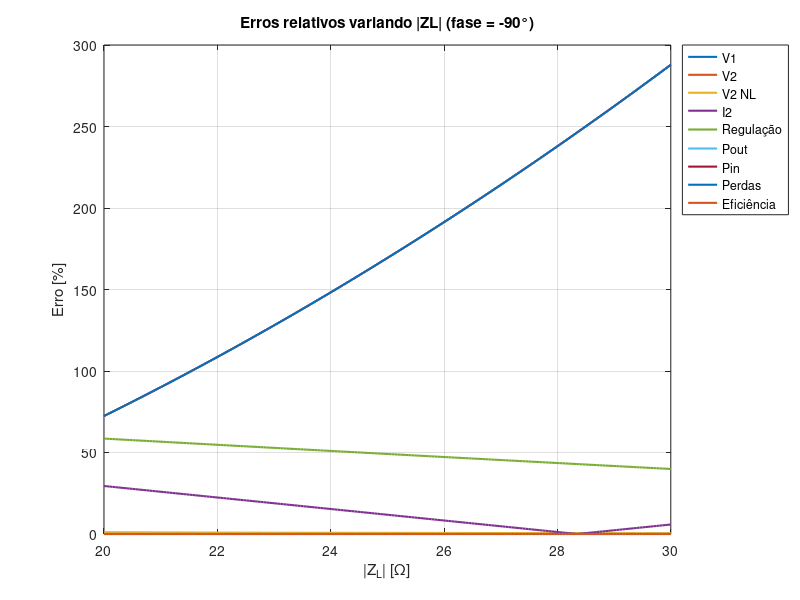
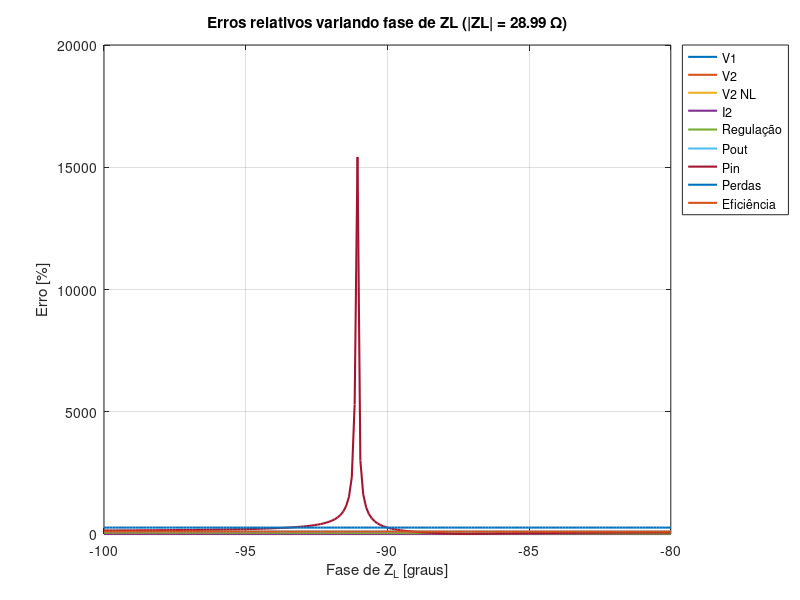

These figures' MATLAB source, in order:
clc; clear; close all;

% =================== Dados do Transformador ===================
f = 60;                 % Hz
w = 2*pi*f;

R1 = 0.95;
L1 = 1.53e-3;           % H
R2 = 0.23;
L2 = 0.37e-3;           % H
Rm = 1861.54;
Lm = 3.62;              % H

% Impedâncias
Z1 = R1 + 1j*w*L1;
Z2 = R2 + 1j*w*L2;
Zm = 1 / (1/Rm + 1/(1j*w*Lm));   % paralelo
Z2p = 3*Z2;

% =================== Tensões Nominais ===================
V2L = 127;       % tensão secundária nominal (linha)

% =================== Valores MEDIDOS (referência: ZL3) ===================
V1_med      = 218; 
V2_NL_med   = 126.1;
V2L_med     = 127;
I2_med      = 4.48;
Regula_med  = 0.71;
PO_med      = 0;
Pin_med     = 38;
Pperdas_med = 38;
efic_med    = 0;

% =================== Caso 1: variar módulo (20 a 30 Ω), fase fixa -90° ===================
theta_fix = deg2rad(-90);         % fase fixa
mag_range = linspace(20,30,200);  % módulo variando

erros_mag = zeros(length(mag_range),9);

for n = 1:length(mag_range)
    ZL = mag_range(n) * exp(1j*theta_fix);

    % --- cálculos teóricos
    V1 = 127*sqrt(3) * abs((Z1 + Z2p + 3*ZL) / (3*ZL));
    V2NL = V1*(1/sqrt(3)) * abs(Zm/(Zm+Z1));
    I2L = abs(127/ZL);
    Reg = abs((V2NL - V2L)/V2L) * 100;    
    Po = V2L * (I2L)* cos(angle(ZL));
    Z_eq = Z1 + Z2p + 3*ZL;
    Pin = (V1^2 / abs(Z_eq)) * cos(angle(Z_eq));
    Perdas = Pin - Po;
    Ef = (Po/Pin)*100;

    % --- erros relativos
    erros_mag(n,:) = [
        abs(V1 - V1_med)/abs(V1)*100
        abs(V2L - V2L_med)/abs(V2L)*100
        abs(V2NL - V2_NL_med)/abs(V2NL)*100
        abs(I2L - I2_med)/abs(I2L)*100
        abs(Reg - Regula_med)/abs(Reg)*100
        abs(Po - PO_med)/max(abs(Po),1e-6)*100    % evitar div/0
        abs(Pin - Pin_med)/abs(Pin)*100
        abs(Perdas - Pperdas_med)/abs(Perdas)*100
        abs(Ef - efic_med)/max(abs(Ef),1e-6)*100  % evitar div/0
    ];
end

figure('Name','Erros vs |ZL| (fase -90°)','NumberTitle','off');
plot(mag_range, erros_mag,'LineWidth',1.5);
xlabel('|Z_L| [\Omega]');
ylabel('Erro [%]');
title('Erros relativos variando |ZL| (fase = -90°)');
legend({'V1','V2','V2 NL','I2','Regulação','Pout','Pin','Perdas','Eficiência'},...
       'Location','northeastoutside');
grid on;

% =================== Caso 2: variar fase (-100° a -80°), módulo fixo 28.99 Ω ===================
mag_fix = 28.99;
theta_range = linspace(-100,-80,200);   % graus
theta_rad = deg2rad(theta_range);       % em rad

erros_phase = zeros(length(theta_range),9);

for n = 1:length(theta_range)
    ZL = mag_fix * exp(1j*theta_rad(n));

    % --- cálculos teóricos
    V1 = 127*sqrt(3) * abs((Z1 + Z2p + 3*ZL) / (3*ZL));
    V2NL = V1*(1/sqrt(3)) * abs(Zm/(Zm+Z1));
    I2L = abs(127/ZL);
    Reg = abs((V2NL - V2L)/V2L) * 100;    
    Po = V2L * (I2L)* cos(angle(ZL));
    Z_eq = Z1 + Z2p + 3*ZL;
    Pin = (V1^2 / abs(Z_eq)) * cos(angle(Z_eq));
    Perdas = Pin - Po;
    Ef = (Po/Pin)*100;

    % --- erros relativos
    erros_phase(n,:) = [
        abs(V1 - V1_med)/abs(V1)*100
        abs(V2L - V2L_med)/abs(V2L)*100
        abs(V2NL - V2_NL_med)/abs(V2NL)*100
        abs(I2L - I2_med)/abs(I2L)*100
        abs(Reg - Regula_med)/abs(Reg)*100
        abs(Po - PO_med)/max(abs(Po),1e-6)*100
        abs(Pin - Pin_med)/abs(Pin)*100
        abs(Perdas - Pperdas_med)/abs(Perdas)*100
        abs(Ef - efic_med)/max(abs(Ef),1e-6)*100
    ];
end

figure('Name','Erros vs fase de ZL (|ZL| fixo)','NumberTitle','off');
plot(theta_range, erros_phase,'LineWidth',1.5);
xlabel('Fase de Z_L [graus]');
ylabel('Erro [%]');
title('Erros relativos variando fase de ZL (|ZL| = 28.99 Ω)');
legend({'V1','V2','V2 NL','I2','Regulação','Pout','Pin','Perdas','Eficiência'},...
       'Location','northeastoutside');
grid on;
